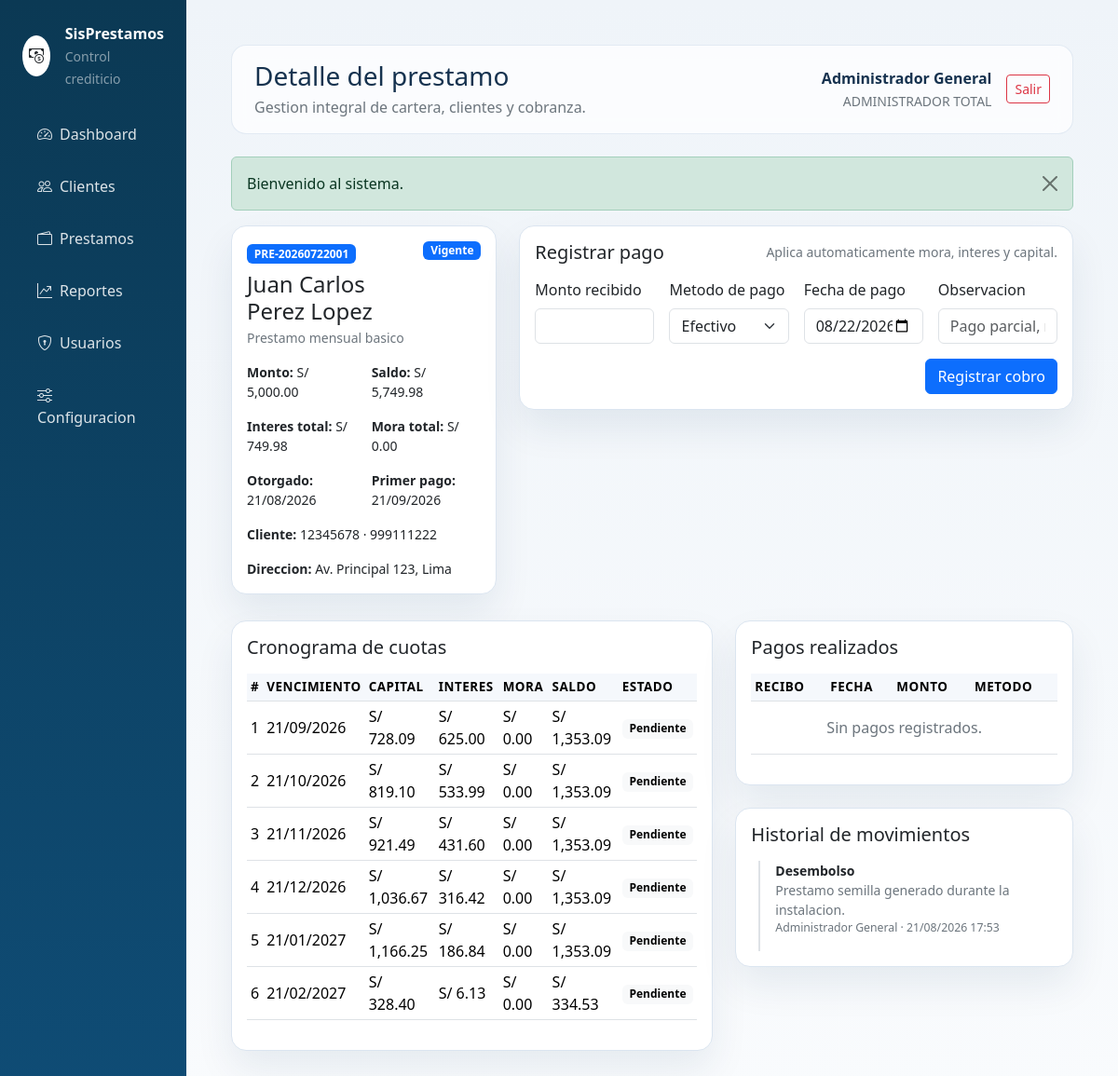
Page /prestamos/ver/1 (signed in) on the committed database.
### tables this page shows
CREATE TABLE prestamos (
    id INT UNSIGNED AUTO_INCREMENT PRIMARY KEY,
    cliente_id INT UNSIGNED NOT NULL,
    producto_id INT UNSIGNED NOT NULL,
    usuario_id INT UNSIGNED NOT NULL,
    numero_prestamo VARCHAR(30) NOT NULL UNIQUE,
    monto_principal DECIMAL(12,2) NOT NULL,
    tasa_interes_tipo ENUM('anual','mensual') NOT NULL,
    tasa_interes_valor DECIMAL(8,4) NOT NULL,
    tasa_mora_diaria DECIMAL(8,4) NOT NULL,
    plazo_cuotas SMALLINT UNSIGNED NOT NULL,
    frecuencia_pago ENUM('diario','semanal','quincenal','mensual') NOT NULL,
    fecha_otorgamiento DATE NOT NULL,
    fecha_primer_pago DATE NOT NULL,
    total_interes DECIMAL(12,2) NOT NULL DEFAULT 0,
    total_mora DECIMAL(12,2) NOT NULL DEFAULT 0,
    saldo_pendiente DECIMAL(12,2) NOT NULL,
    estado ENUM('vigente','pagado','vencido','moroso','anulado') NOT NULL DEFAULT 'vigente',
    observaciones TEXT NULL,
    creado_en DATETIME NOT NULL DEFAULT CURRENT_TIMESTAMP,
    CONSTRAINT fk_prestamos_clientes FOREIGN KEY (cliente_id) REFERENCES clientes(id),
    CONSTRAINT fk_prestamos_productos FOREIGN KEY (producto_id) REFERENCES productos_prestamo(id),
    CONSTRAINT fk_prestamos_usuarios FOREIGN KEY (usuario_id) REFERENCES usuarios(id),
    INDEX idx_prestamos_estado (estado),
    INDEX idx_prestamos_fecha (fecha_otorgamiento)
);

CREATE TABLE clientes (
    id INT UNSIGNED AUTO_INCREMENT PRIMARY KEY,
    codigo VARCHAR(20) NOT NULL UNIQUE,
    foto VARCHAR(255) NULL,
    nombres VARCHAR(150) NOT NULL,
    dni VARCHAR(20) NOT NULL UNIQUE,
    telefono VARCHAR(20) NOT NULL,
    email VARCHAR(120) NULL,
    direccion VARCHAR(255) NOT NULL,
    nacionalidad VARCHAR(80) NOT NULL,
    tipo_vivienda VARCHAR(50) NOT NULL,
    situacion_laboral VARCHAR(50) NOT NULL,
    estado_civil VARCHAR(30) NOT NULL,
    direccion_trabajo VARCHAR(255) NULL,
    estado TINYINT(1) NOT NULL DEFAULT 1,
    creado_en DATETIME NOT NULL DEFAULT CURRENT_TIMESTAMP,
    eliminado_en DATETIME NULL,
    INDEX idx_clientes_nombres (nombres),
    INDEX idx_clientes_dni (dni)
);

CREATE TABLE productos_prestamo (
    id INT UNSIGNED AUTO_INCREMENT PRIMARY KEY,
    nombre VARCHAR(100) NOT NULL,
    frecuencia_pago ENUM('diario','semanal','quincenal','mensual') NOT NULL,
    tasa_interes_tipo ENUM('anual','mensual') NOT NULL,
    tasa_interes_valor DECIMAL(8,4) NOT NULL,
    tasa_mora_diaria DECIMAL(8,4) NOT NULL,
    cuotas_maximas SMALLINT UNSIGNED NOT NULL,
    estado TINYINT(1) NOT NULL DEFAULT 1
);

CREATE TABLE cuotas_prestamo (
    id BIGINT UNSIGNED AUTO_INCREMENT PRIMARY KEY,
    prestamo_id INT UNSIGNED NOT NULL,
    numero_cuota SMALLINT UNSIGNED NOT NULL,
    fecha_vencimiento DATE NOT NULL,
    capital_programado DECIMAL(12,2) NOT NULL,
    interes_programado DECIMAL(12,2) NOT NULL,
    capital_pagado DECIMAL(12,2) NOT NULL DEFAULT 0,
    interes_pagado DECIMAL(12,2) NOT NULL DEFAULT 0,
    mora_acumulada DECIMAL(12,2) NOT NULL DEFAULT 0,
    mora_pagada DECIMAL(12,2) NOT NULL DEFAULT 0,
    monto_programado DECIMAL(12,2) NOT NULL,
    saldo_cuota DECIMAL(12,2) NOT NULL,
    fecha_ultimo_calculo_mora DATE NULL,
    estado ENUM('pendiente','parcial','pagada','vencida','morosa') NOT NULL DEFAULT 'pendiente',
    UNIQUE KEY uq_cuotas_prestamo_numero (prestamo_id, numero_cuota),
    CONSTRAINT fk_cuotas_prestamos FOREIGN KEY (prestamo_id) REFERENCES prestamos(id),
    INDEX idx_cuotas_estado (estado),
    INDEX idx_cuotas_vencimiento (fecha_vencimiento)
);

CREATE TABLE movimientos_prestamo (
    id BIGINT UNSIGNED AUTO_INCREMENT PRIMARY KEY,
    prestamo_id INT UNSIGNED NOT NULL,
    usuario_id INT UNSIGNED NOT NULL,
    tipo_movimiento VARCHAR(40) NOT NULL,
    descripcion VARCHAR(255) NOT NULL,
    metadata JSON NULL,
    creado_en DATETIME NOT NULL DEFAULT CURRENT_TIMESTAMP,
    CONSTRAINT fk_movimientos_prestamos FOREIGN KEY (prestamo_id) REFERENCES prestamos(id),
    CONSTRAINT fk_movimientos_usuarios FOREIGN KEY (usuario_id) REFERENCES usuarios(id)
);

CREATE TABLE usuarios (
    id INT UNSIGNED AUTO_INCREMENT PRIMARY KEY,
    rol_id TINYINT UNSIGNED NOT NULL,
    nombre_completo VARCHAR(150) NOT NULL,
    usuario VARCHAR(50) NOT NULL UNIQUE,
    email VARCHAR(120) NOT NULL UNIQUE,
    password_hash VARCHAR(255) NOT NULL,
    telefono VARCHAR(20) NULL,
    estado ENUM('activo','inactivo','bloqueado') NOT NULL DEFAULT 'activo',
    ultimo_acceso DATETIME NULL,
    creado_en DATETIME NOT NULL DEFAULT CURRENT_TIMESTAMP,
    actualizado_en DATETIME NULL DEFAULT NULL,
    CONSTRAINT fk_usuarios_roles FOREIGN KEY (rol_id) REFERENCES roles(id)
);

### views/loan_show.php (the view, shortened to what the rows shown need)
<div class="row g-4">
    <div class="col-12 col-xl-4">
        <div class="card card-soft h-100">
            <div class="card-body">
                <div class="d-flex justify-content-between align-items-start mb-3">
                    <div>
                        <span class="badge text-bg-primary mb-2"><?= e($loan['numero_prestamo']) ?></span>
                        <h2 class="h4 mb-1"><?= e($loan['cliente']) ?></h2>
                        <div class="text-secondary small"><?= e($loan['producto']) ?></div>
                    </div>
                    <span class="badge text-bg-<?= e($loan['estado'] === 'pagado' ? 'success' : ($loan['estado'] === 'moroso' ? 'danger' : 'primary')) ?>">
                        <?= e(ucfirst($loan['estado'])) ?>
                    </span>
                </div>
                <div class="row g-3 small">
                    <div class="col-6"><strong>Monto:</strong> <?= e(money($loan['monto_principal'])) ?></div>
                    <div class="col-6"><strong>Saldo:</strong> <?= e(money($loan['saldo_pendiente'])) ?></div>
                    <div class="col-6"><strong>Interes total:</strong> <?= e(money($loan['total_interes'])) ?></div>
                    <div class="col-6"><strong>Mora total:</strong> <?= e(money($loan['total_mora'])) ?></div>
                    <div class="col-6"><strong>Otorgado:</strong> <?= e(format_date($loan['fecha_otorgamiento'])) ?></div>
                    <div class="col-6"><strong>Primer pago:</strong> <?= e(format_date($loan['fecha_primer_pago'])) ?></div>
                    <div class="col-12"><strong>Cliente:</strong> <?= e($loan['dni']) ?> · <?= e($loan['telefono']) ?></div>
                    <div class="col-12"><strong>Direccion:</strong> <?= e($loan['direccion']) ?></div>
                </div>
            </div>
        </div>
    </div>
    <div class="col-12 col-xl-8">
        <div class="card card-soft">
            <div class="card-body">
                <div class="d-flex justify-content-between align-items-center mb-3">
                    <h2 class="h5 mb-0">Registrar pago</h2>
                    <small class="text-secondary">Aplica automaticamente mora, interes y capital.</small>
                </div>
                <form method="post" action="<?= e(app_url('prestamos/' . $loan['id'] . '/pago')) ?>" class="row g-3">
                    <div class="col-md-3">
                        <label class="form-label">Monto recibido</label>
                        <input type="number" step="0.01" min="0" name="monto_recibido" class="form-control" required>
                    </div>
                    <div class="col-md-3">
                        <label class="form-label">Metodo de pago</label>
                        <select name="metodo_pago" class="form-select" required>
                            <option value="efectivo">Efectivo</option>
                        </select>
                    </div>
                    <div class="col-md-3">
                        <label class="form-label">Fecha de pago</label>
                        <input type="datetime-local" name="fecha_pago" class="form-control" value="<?= e(date('Y-m-d\TH:i')) ?>">
                    </div>
                    <div class="col-md-3">
                        <label class="form-label">Observacion</label>
                        <input type="text" name="observacion" class="form-control" placeholder="Pago parcial, refinanciacion, etc.">
                    </div>
                    <div class="col-12 text-end">
                        <button type="submit" class="btn btn-primary">Registrar cobro</button>
                    </div>
                </form>
            </div>
        </div>
    </div>
</div>
<div class="row g-4 mt-1">
    <div class="col-12 col-xl-7">
        <div class="card card-soft">
            <div class="card-body">
                <h2 class="h5 mb-3">Cronograma de cuotas</h2>
                <div class="table-responsive">
                    <table class="table table-sm align-middle">
                        <thead>
                            <tr>
                                <th>#</th>
                                <th>Vencimiento</th>
                                <th>Capital</th>
                                <th>Interes</th>
                                <th>Mora</th>
                                <th>Saldo</th>
                                <th>Estado</th>
                            </tr>
                        </thead>
                        <tbody>
                            <?php foreach ($loan['cuotas'] as $quota): ?>
                                <tr>
                                    <td><?= e((string) $quota['numero_cuota']) ?></td>
                                    <td><?= e(format_date($quota['fecha_vencimiento'])) ?></td>
                                    <td><?= e(money($quota['capital_programado'])) ?></td>
                                    <td><?= e(money($quota['interes_programado'])) ?></td>
                                    <td><?= e(money($quota['mora_acumulada'])) ?></td>
                                    <td><?= e(money($quota['saldo_cuota'])) ?></td>
                                    <td><span class="badge text-bg-light"><?= e(ucfirst($quota['estado'])) ?></span></td>
                                </tr>
                            <?php endforeach; ?>
                        </tbody>
                    </table>
                </div>
            </div>
        </div>
    </div>
    <div class="col-12 col-xl-5">
        <div class="card card-soft mb-4">
            <div class="card-body">
                <h2 class="h5 mb-3">Pagos realizados</h2>
                <div class="table-responsive" style="max-height: 280px;">
                    <table class="table table-sm align-middle">
                        <thead>
                            <tr>
                                <th>Recibo</th>
                                <th>Fecha</th>
                                <th>Monto</th>
                                <th>Metodo</th>
                            </tr>
                        </thead>
                        <tbody>
                            <?php if ($loan['pagos']): ?>
                                <?php foreach ($loan['pagos'] as $payment): ?>
                                    <tr>
                                        <td><?= e($payment['numero_recibo']) ?></td>
                                        <td><?= e(format_date($payment['fecha_pago'], 'd/m/Y H:i')) ?></td>
                                        <td><?= e(money($payment['monto_recibido'])) ?></td>
                                        <td><?= e(ucfirst($payment['metodo_pago'])) ?></td>
                                    </tr>
                                <?php endforeach; ?>
                            <?php else: ?>
                                <tr><td colspan="4" class="text-center text-secondary py-3">Sin pagos registrados.</td></tr>
                            <?php endif; ?>
                        </tbody>
                    </table>
                </div>
            </div>
        </div>
        <div class="card card-soft">
            <div class="card-body">
                <h2 class="h5 mb-3">Historial de movimientos</h2>
                <div class="timeline small">
                    <?php if ($loan['movimientos']): ?>
                        <?php foreach ($loan['movimientos'] as $movement): ?>
                            <div class="border-start border-2 ps-3 pb-3 ms-2">
                                <div class="fw-semibold"><?= e(ucfirst($movement['tipo_movimiento'])) ?></div>
                                <div class="text-secondary"><?= e($movement['descripcion']) ?></div>
                                <div class="text-secondary small"><?= e($movement['usuario']) ?> · <?= e(format_date($movement['creado_en'], 'd/m/Y H:i')) ?></div>
                            </div>
                        <?php endforeach; ?>
                    <?php else: ?>
                        <div class="text-secondary">No hay movimientos registrados.</div>
                    <?php endif; ?>
                </div>
            </div>
        </div>
    </div>
</div>

### rows in the picture
prestamos: numero_prestamo "PRE-20260722001", cliente.nombres "Juan Carlos Perez Lopez", producto.nombre "Prestamo mensual basico", estado "Vigente", monto_principal "S/ 5,000.00", saldo_pendiente "S/ 5,749.98", total_interes "S/ 749.98", total_mora "S/ 0.00", fecha_otorgamiento "21/08/2026", fecha_primer_pago "21/09/2026", cliente.dni "12345678", cliente.telefono "999111222", cliente.direccion "Av. Principal 123, Lima"
cuotas_prestamo: numero_cuota "1", fecha_vencimiento "21/09/2026", capital_programado "S/ 728.09", interes_programado "S/ 625.00", mora_acumulada "S/ 0.00", saldo_cuota "S/ 1,353.09", estado "Pendiente"
cuotas_prestamo: numero_cuota "2", fecha_vencimiento "21/10/2026", capital_programado "S/ 819.10", interes_programado "S/ 533.99", mora_acumulada "S/ 0.00", saldo_cuota "S/ 1,353.09", estado "Pendiente"
cuotas_prestamo: numero_cuota "3", fecha_vencimiento "21/11/2026", capital_programado "S/ 921.49", interes_programado "S/ 431.60", mora_acumulada "S/ 0.00", saldo_cuota "S/ 1,353.09", estado "Pendiente"
cuotas_prestamo: numero_cuota "4", fecha_vencimiento "21/12/2026", capital_programado "S/ 1,036.67", interes_programado "S/ 316.42", mora_acumulada "S/ 0.00", saldo_cuota "S/ 1,353.09", estado "Pendiente"
cuotas_prestamo: numero_cuota "5", fecha_vencimiento "21/01/2027", capital_programado "S/ 1,166.25", interes_programado "S/ 186.84", mora_acumulada "S/ 0.00", saldo_cuota "S/ 1,353.09", estado "Pendiente"
cuotas_prestamo: numero_cuota "6", fecha_vencimiento "21/02/2027", capital_programado "S/ 328.40", interes_programado "S/ 6.13", mora_acumulada "S/ 0.00", saldo_cuota "S/ 334.53", estado "Pendiente"
movimientos_prestamo: tipo_movimiento "Desembolso", descripcion "Prestamo semilla generado durante la instalacion.", usuario.nombre_completo "Administrador General", creado_en "21/08/2026 17:53"

### other values in the picture
config('app.name') "SisPrestamos"
$title "Detalle del prestamo"
$user['nombre_completo'] "Administrador General"
$user['role_name'] "ADMINISTRADOR TOTAL"
$message "Bienvenido al sistema."
